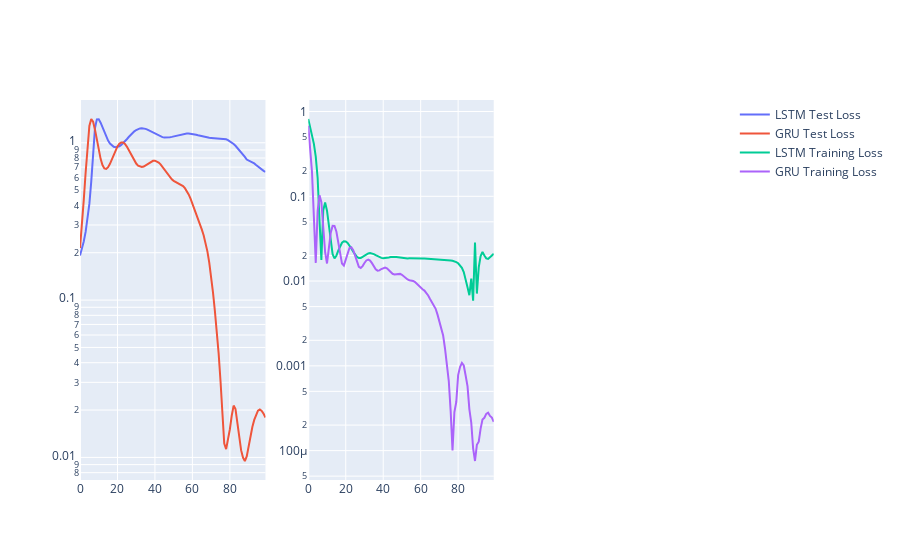

Notebook cell for this chart:
### Code cell
from plotly.subplots import make_subplots
import plotly.graph_objects as go

fig = make_subplots(1, 3)
fig.add_traces(
        data=[
            go.Scatter(y=test_loss_lstm, name='LSTM Test Loss'),
            go.Scatter(y=test_loss_gru, name='GRU Test Loss')
        ]
)
fig.update_yaxes(type='log', row=1, col=1)
fig.add_trace(go.Scatter(y=hist_lstm, name='LSTM Training Loss'), row=1, col=2)
fig.add_trace(go.Scatter(y=hist_gru, name='GRU Training Loss'), row=1, col=2)
fig.update_yaxes(type='log', row=1, col=2)

# ax_left = fig.add_subplot(131)
# ax_left.plot(t.squeeze(y_test).detach(), label='Data')
# ax_left.plot(t.squeeze(model_LSTM(x_test)).detach(), label='LSTM Prediction')
# ax_left.plot(t.squeeze(model_GRU(x_test)).detach(), label='GRU Prediction')
# plt.legend()

# fig = go.Figure(
#     data=[fig_mid, fig_right]
# )
fig.show()
